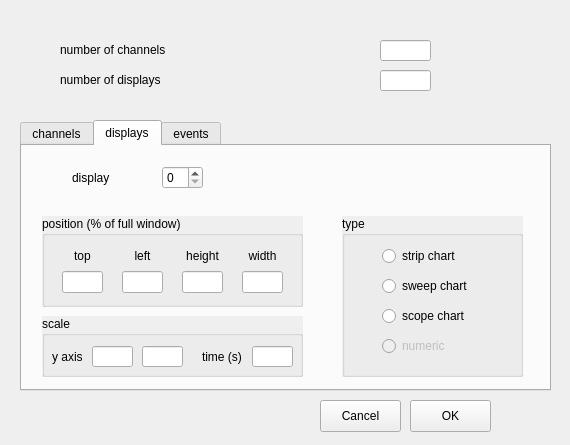
<?xml version="1.0" encoding="UTF-8"?>
<ui version="4.0">
 <class>settings_dialog</class>
 <widget class="QDialog" name="settings_dialog">
  <property name="geometry">
   <rect>
    <x>0</x>
    <y>0</y>
    <width>570</width>
    <height>445</height>
   </rect>
  </property>
  <property name="windowTitle">
   <string>physiomon settings</string>
  </property>
  <property name="autoFillBackground">
   <bool>false</bool>
  </property>
  <widget class="QLineEdit" name="numchan">
   <property name="geometry">
    <rect>
     <x>380</x>
     <y>40</y>
     <width>51</width>
     <height>21</height>
    </rect>
   </property>
   <property name="toolTip">
    <string>enter the desired number of channels</string>
   </property>
   <property name="alignment">
    <set>Qt::AlignCenter</set>
   </property>
  </widget>
  <widget class="QLineEdit" name="numdisp">
   <property name="geometry">
    <rect>
     <x>380</x>
     <y>70</y>
     <width>51</width>
     <height>21</height>
    </rect>
   </property>
   <property name="toolTip">
    <string>enter the desired number of displays</string>
   </property>
   <property name="alignment">
    <set>Qt::AlignCenter</set>
   </property>
  </widget>
  <widget class="QLabel" name="label">
   <property name="geometry">
    <rect>
     <x>60</x>
     <y>40</y>
     <width>121</width>
     <height>20</height>
    </rect>
   </property>
   <property name="text">
    <string>number of channels</string>
   </property>
  </widget>
  <widget class="QLabel" name="label_2">
   <property name="geometry">
    <rect>
     <x>60</x>
     <y>70</y>
     <width>121</width>
     <height>20</height>
    </rect>
   </property>
   <property name="text">
    <string>number of displays</string>
   </property>
  </widget>
  <widget class="QTabWidget" name="tabWidget">
   <property name="enabled">
    <bool>true</bool>
   </property>
   <property name="geometry">
    <rect>
     <x>20</x>
     <y>120</y>
     <width>531</width>
     <height>271</height>
    </rect>
   </property>
   <property name="tabPosition">
    <enum>QTabWidget::North</enum>
   </property>
   <property name="tabShape">
    <enum>QTabWidget::Rounded</enum>
   </property>
   <property name="currentIndex">
    <number>1</number>
   </property>
   <property name="elideMode">
    <enum>Qt::ElideRight</enum>
   </property>
   <widget class="QWidget" name="channels">
    <attribute name="title">
     <string>channels</string>
    </attribute>
    <widget class="QGroupBox" name="groupBox">
     <property name="geometry">
      <rect>
       <x>260</x>
       <y>50</y>
       <width>241</width>
       <height>121</height>
      </rect>
     </property>
     <property name="autoFillBackground">
      <bool>true</bool>
     </property>
     <property name="title">
      <string>type signal</string>
     </property>
     <property name="flat">
      <bool>false</bool>
     </property>
     <widget class="QRadioButton" name="channelAnalog_rb">
      <property name="geometry">
       <rect>
        <x>60</x>
        <y>30</y>
        <width>181</width>
        <height>20</height>
       </rect>
      </property>
      <property name="toolTip">
       <string>select if the channel is an analog channel</string>
      </property>
      <property name="text">
       <string>analog</string>
      </property>
     </widget>
     <widget class="QRadioButton" name="channelWaveform_rb">
      <property name="enabled">
       <bool>false</bool>
      </property>
      <property name="geometry">
       <rect>
        <x>60</x>
        <y>60</y>
        <width>99</width>
        <height>20</height>
       </rect>
      </property>
      <property name="toolTip">
       <string>select if the channel is a waveform</string>
      </property>
      <property name="text">
       <string>waveform</string>
      </property>
     </widget>
     <widget class="QRadioButton" name="channelNumeric_rb">
      <property name="enabled">
       <bool>false</bool>
      </property>
      <property name="geometry">
       <rect>
        <x>60</x>
        <y>90</y>
        <width>99</width>
        <height>20</height>
       </rect>
      </property>
      <property name="toolTip">
       <string>select if the channel is numeric</string>
      </property>
      <property name="text">
       <string>numeric</string>
      </property>
     </widget>
    </widget>
    <widget class="QWidget" name="layoutWidget">
     <property name="geometry">
      <rect>
       <x>50</x>
       <y>20</y>
       <width>131</width>
       <height>23</height>
      </rect>
     </property>
     <layout class="QHBoxLayout" name="horizontalLayout">
      <item>
       <widget class="QLabel" name="label_3">
        <property name="text">
         <string>channel</string>
        </property>
       </widget>
      </item>
      <item>
       <spacer name="horizontalSpacer">
        <property name="orientation">
         <enum>Qt::Horizontal</enum>
        </property>
        <property name="sizeHint" stdset="0">
         <size>
          <width>28</width>
          <height>20</height>
         </size>
        </property>
       </spacer>
      </item>
      <item>
       <widget class="QSpinBox" name="channelSelected">
        <property name="toolTip">
         <string>select the desired channel to edit</string>
        </property>
       </widget>
      </item>
     </layout>
    </widget>
    <widget class="QWidget" name="layoutWidget">
     <property name="geometry">
      <rect>
       <x>30</x>
       <y>80</y>
       <width>196</width>
       <height>23</height>
      </rect>
     </property>
     <layout class="QHBoxLayout" name="horizontalLayout_2">
      <item>
       <widget class="QLabel" name="label_4">
        <property name="text">
         <string>name</string>
        </property>
       </widget>
      </item>
      <item>
       <spacer name="horizontalSpacer_2">
        <property name="orientation">
         <enum>Qt::Horizontal</enum>
        </property>
        <property name="sizeHint" stdset="0">
         <size>
          <width>18</width>
          <height>20</height>
         </size>
        </property>
       </spacer>
      </item>
      <item>
       <widget class="QLineEdit" name="channelName">
        <property name="toolTip">
         <string>enter the channel name</string>
        </property>
       </widget>
      </item>
     </layout>
    </widget>
    <widget class="QWidget" name="layoutWidget">
     <property name="geometry">
      <rect>
       <x>30</x>
       <y>140</y>
       <width>194</width>
       <height>23</height>
      </rect>
     </property>
     <layout class="QHBoxLayout" name="horizontalLayout_3">
      <item>
       <widget class="QLabel" name="label_6">
        <property name="text">
         <string>color</string>
        </property>
       </widget>
      </item>
      <item>
       <spacer name="horizontalSpacer_4">
        <property name="orientation">
         <enum>Qt::Horizontal</enum>
        </property>
        <property name="sizeHint" stdset="0">
         <size>
          <width>18</width>
          <height>20</height>
         </size>
        </property>
       </spacer>
      </item>
      <item>
       <widget class="QLineEdit" name="channelColor">
        <property name="enabled">
         <bool>false</bool>
        </property>
       </widget>
      </item>
     </layout>
    </widget>
    <widget class="QWidget" name="layoutWidget">
     <property name="geometry">
      <rect>
       <x>30</x>
       <y>110</y>
       <width>193</width>
       <height>23</height>
      </rect>
     </property>
     <layout class="QHBoxLayout" name="horizontalLayout_4">
      <item>
       <widget class="QLabel" name="label_5">
        <property name="text">
         <string>units</string>
        </property>
       </widget>
      </item>
      <item>
       <spacer name="horizontalSpacer_3">
        <property name="orientation">
         <enum>Qt::Horizontal</enum>
        </property>
        <property name="sizeHint" stdset="0">
         <size>
          <width>18</width>
          <height>20</height>
         </size>
        </property>
       </spacer>
      </item>
      <item>
       <widget class="QLineEdit" name="channelUnit">
        <property name="enabled">
         <bool>false</bool>
        </property>
       </widget>
      </item>
     </layout>
    </widget>
    <widget class="QWidget" name="layoutWidget">
     <property name="geometry">
      <rect>
       <x>26</x>
       <y>190</y>
       <width>191</width>
       <height>30</height>
      </rect>
     </property>
     <layout class="QHBoxLayout" name="horizontalLayout_5">
      <item>
       <widget class="QLabel" name="label_7">
        <property name="text">
         <string>display</string>
        </property>
       </widget>
      </item>
      <item>
       <spacer name="horizontalSpacer_5">
        <property name="orientation">
         <enum>Qt::Horizontal</enum>
        </property>
        <property name="sizeHint" stdset="0">
         <size>
          <width>98</width>
          <height>20</height>
         </size>
        </property>
       </spacer>
      </item>
      <item>
       <widget class="QSpinBox" name="channelDisplaySelected">
        <property name="toolTip">
         <string>select the display to to shwo the data for this channel</string>
        </property>
        <property name="autoFillBackground">
         <bool>true</bool>
        </property>
       </widget>
      </item>
     </layout>
    </widget>
    <widget class="QWidget" name="layoutWidget">
     <property name="geometry">
      <rect>
       <x>260</x>
       <y>190</y>
       <width>234</width>
       <height>32</height>
      </rect>
     </property>
     <layout class="QHBoxLayout" name="horizontalLayout_6">
      <item>
       <widget class="QLabel" name="label_8">
        <property name="text">
         <string>select signal</string>
        </property>
        <property name="alignment">
         <set>Qt::AlignCenter</set>
        </property>
       </widget>
      </item>
      <item>
       <widget class="QComboBox" name="channelSignalSelect">
        <property name="minimumSize">
         <size>
          <width>131</width>
          <height>0</height>
         </size>
        </property>
        <property name="toolTip">
         <string>select the input for the channel</string>
        </property>
        <property name="autoFillBackground">
         <bool>false</bool>
        </property>
        <property name="frame">
         <bool>true</bool>
        </property>
       </widget>
      </item>
     </layout>
    </widget>
   </widget>
   <widget class="QWidget" name="displays">
    <attribute name="title">
     <string>displays</string>
    </attribute>
    <widget class="QGroupBox" name="groupBox_2">
     <property name="geometry">
      <rect>
       <x>20</x>
       <y>70</y>
       <width>261</width>
       <height>91</height>
      </rect>
     </property>
     <property name="autoFillBackground">
      <bool>true</bool>
     </property>
     <property name="title">
      <string>position (% of full window)</string>
     </property>
     <property name="flat">
      <bool>false</bool>
     </property>
     <widget class="QWidget" name="layoutWidget_2">
      <property name="geometry">
       <rect>
        <x>80</x>
        <y>30</y>
        <width>41</width>
        <height>47</height>
       </rect>
      </property>
      <layout class="QVBoxLayout" name="verticalLayout_4">
       <item>
        <widget class="QLabel" name="label_13">
         <property name="text">
          <string>left</string>
         </property>
         <property name="alignment">
          <set>Qt::AlignCenter</set>
         </property>
        </widget>
       </item>
       <item>
        <widget class="QLineEdit" name="displayLeft">
         <property name="toolTip">
          <string>enter the left positon of the display</string>
         </property>
         <property name="alignment">
          <set>Qt::AlignCenter</set>
         </property>
        </widget>
       </item>
      </layout>
     </widget>
     <widget class="QWidget" name="layoutWidget_3">
      <property name="geometry">
       <rect>
        <x>140</x>
        <y>30</y>
        <width>41</width>
        <height>47</height>
       </rect>
      </property>
      <layout class="QVBoxLayout" name="verticalLayout_5">
       <item>
        <widget class="QLabel" name="label_14">
         <property name="text">
          <string>height</string>
         </property>
         <property name="alignment">
          <set>Qt::AlignCenter</set>
         </property>
        </widget>
       </item>
       <item>
        <widget class="QLineEdit" name="displayHeight">
         <property name="toolTip">
          <string>enter the height of the display</string>
         </property>
         <property name="alignment">
          <set>Qt::AlignCenter</set>
         </property>
        </widget>
       </item>
      </layout>
     </widget>
     <widget class="QWidget" name="layoutWidget_4">
      <property name="geometry">
       <rect>
        <x>200</x>
        <y>30</y>
        <width>41</width>
        <height>47</height>
       </rect>
      </property>
      <layout class="QVBoxLayout" name="verticalLayout_6">
       <item>
        <widget class="QLabel" name="label_15">
         <property name="text">
          <string>width</string>
         </property>
         <property name="alignment">
          <set>Qt::AlignCenter</set>
         </property>
        </widget>
       </item>
       <item>
        <widget class="QLineEdit" name="displayWidth">
         <property name="toolTip">
          <string>enter the width of the display</string>
         </property>
         <property name="alignment">
          <set>Qt::AlignCenter</set>
         </property>
        </widget>
       </item>
      </layout>
     </widget>
     <widget class="QWidget" name="layoutWidget">
      <property name="geometry">
       <rect>
        <x>20</x>
        <y>30</y>
        <width>41</width>
        <height>47</height>
       </rect>
      </property>
      <layout class="QVBoxLayout" name="verticalLayout">
       <item>
        <widget class="QLabel" name="label_10">
         <property name="text">
          <string>top</string>
         </property>
         <property name="alignment">
          <set>Qt::AlignCenter</set>
         </property>
        </widget>
       </item>
       <item>
        <widget class="QLineEdit" name="displayTop">
         <property name="toolTip">
          <string>enter the top position</string>
         </property>
         <property name="alignment">
          <set>Qt::AlignCenter</set>
         </property>
        </widget>
       </item>
      </layout>
     </widget>
    </widget>
    <widget class="QGroupBox" name="groupBox_3">
     <property name="geometry">
      <rect>
       <x>20</x>
       <y>170</y>
       <width>261</width>
       <height>61</height>
      </rect>
     </property>
     <property name="autoFillBackground">
      <bool>true</bool>
     </property>
     <property name="title">
      <string>scale</string>
     </property>
     <property name="flat">
      <bool>false</bool>
     </property>
     <widget class="QLineEdit" name="displayYmin">
      <property name="geometry">
       <rect>
        <x>50</x>
        <y>30</y>
        <width>41</width>
        <height>21</height>
       </rect>
      </property>
      <property name="toolTip">
       <string>enter the minimum value for the y-axis</string>
      </property>
      <property name="alignment">
       <set>Qt::AlignCenter</set>
      </property>
     </widget>
     <widget class="QLineEdit" name="displayYmax">
      <property name="geometry">
       <rect>
        <x>100</x>
        <y>30</y>
        <width>41</width>
        <height>21</height>
       </rect>
      </property>
      <property name="toolTip">
       <string>enter the maximum value on the y-axis</string>
      </property>
      <property name="alignment">
       <set>Qt::AlignCenter</set>
      </property>
     </widget>
     <widget class="QLineEdit" name="displayXaxis">
      <property name="geometry">
       <rect>
        <x>210</x>
        <y>30</y>
        <width>41</width>
        <height>21</height>
       </rect>
      </property>
      <property name="toolTip">
       <string>enter the time scale (x-axis) of the display</string>
      </property>
      <property name="alignment">
       <set>Qt::AlignCenter</set>
      </property>
     </widget>
     <widget class="QLabel" name="label_16">
      <property name="geometry">
       <rect>
        <x>160</x>
        <y>20</y>
        <width>51</width>
        <height>41</height>
       </rect>
      </property>
      <property name="text">
       <string>time (s)</string>
      </property>
     </widget>
     <widget class="QLabel" name="label_17">
      <property name="geometry">
       <rect>
        <x>10</x>
        <y>20</y>
        <width>51</width>
        <height>41</height>
       </rect>
      </property>
      <property name="text">
       <string>y axis</string>
      </property>
     </widget>
    </widget>
    <widget class="QGroupBox" name="groupBox_4">
     <property name="geometry">
      <rect>
       <x>320</x>
       <y>70</y>
       <width>181</width>
       <height>161</height>
      </rect>
     </property>
     <property name="autoFillBackground">
      <bool>true</bool>
     </property>
     <property name="title">
      <string>type</string>
     </property>
     <widget class="QRadioButton" name="displayStripChart_rb">
      <property name="geometry">
       <rect>
        <x>40</x>
        <y>30</y>
        <width>99</width>
        <height>20</height>
       </rect>
      </property>
      <property name="toolTip">
       <string>select strip chart if you want it like a paper recorder</string>
      </property>
      <property name="text">
       <string>strip chart</string>
      </property>
     </widget>
     <widget class="QRadioButton" name="displaySweepChart_rb">
      <property name="geometry">
       <rect>
        <x>40</x>
        <y>60</y>
        <width>99</width>
        <height>20</height>
       </rect>
      </property>
      <property name="toolTip">
       <string>select sweep schart if the display should be cleared at the end</string>
      </property>
      <property name="text">
       <string>sweep chart</string>
      </property>
     </widget>
     <widget class="QRadioButton" name="displayScopeChart_rb">
      <property name="geometry">
       <rect>
        <x>40</x>
        <y>90</y>
        <width>99</width>
        <height>20</height>
       </rect>
      </property>
      <property name="toolTip">
       <string>select scope chart if you want the display like an oscilloscope</string>
      </property>
      <property name="text">
       <string>scope chart</string>
      </property>
     </widget>
     <widget class="QRadioButton" name="displayNumeric_rb">
      <property name="enabled">
       <bool>false</bool>
      </property>
      <property name="geometry">
       <rect>
        <x>40</x>
        <y>120</y>
        <width>99</width>
        <height>20</height>
       </rect>
      </property>
      <property name="toolTip">
       <string>select numeric if you want only a numeric on the display</string>
      </property>
      <property name="text">
       <string>numeric</string>
      </property>
     </widget>
    </widget>
    <widget class="QWidget" name="layoutWidget">
     <property name="geometry">
      <rect>
       <x>50</x>
       <y>20</y>
       <width>131</width>
       <height>23</height>
      </rect>
     </property>
     <layout class="QHBoxLayout" name="horizontalLayout_7">
      <item>
       <widget class="QLabel" name="label_9">
        <property name="text">
         <string>display</string>
        </property>
       </widget>
      </item>
      <item>
       <spacer name="horizontalSpacer_7">
        <property name="orientation">
         <enum>Qt::Horizontal</enum>
        </property>
        <property name="sizeHint" stdset="0">
         <size>
          <width>28</width>
          <height>20</height>
         </size>
        </property>
       </spacer>
      </item>
      <item>
       <widget class="QSpinBox" name="displaySelected">
        <property name="toolTip">
         <string>select the display to edit</string>
        </property>
       </widget>
      </item>
     </layout>
    </widget>
   </widget>
   <widget class="QWidget" name="events">
    <attribute name="title">
     <string>events</string>
    </attribute>
    <widget class="QWidget" name="layoutWidget_17">
     <property name="geometry">
      <rect>
       <x>20</x>
       <y>70</y>
       <width>485</width>
       <height>23</height>
      </rect>
     </property>
     <layout class="QHBoxLayout" name="horizontalLayout_23">
      <item>
       <widget class="QLabel" name="label_55">
        <property name="text">
         <string>2</string>
        </property>
       </widget>
      </item>
      <item>
       <spacer name="horizontalSpacer_8">
        <property name="orientation">
         <enum>Qt::Horizontal</enum>
        </property>
        <property name="sizeHint" stdset="0">
         <size>
          <width>13</width>
          <height>20</height>
         </size>
        </property>
       </spacer>
      </item>
      <item>
       <widget class="QLineEdit" name="event02">
        <property name="minimumSize">
         <size>
          <width>201</width>
          <height>0</height>
         </size>
        </property>
        <property name="toolTip">
         <string>enter a text for this event</string>
        </property>
       </widget>
      </item>
      <item>
       <spacer name="horizontalSpacer_24">
        <property name="orientation">
         <enum>Qt::Horizontal</enum>
        </property>
        <property name="sizeHint" stdset="0">
         <size>
          <width>17</width>
          <height>20</height>
         </size>
        </property>
       </spacer>
      </item>
      <item>
       <widget class="QLabel" name="label_56">
        <property name="text">
         <string> 7</string>
        </property>
       </widget>
      </item>
      <item>
       <spacer name="horizontalSpacer_10">
        <property name="orientation">
         <enum>Qt::Horizontal</enum>
        </property>
        <property name="sizeHint" stdset="0">
         <size>
          <width>13</width>
          <height>20</height>
         </size>
        </property>
       </spacer>
      </item>
      <item>
       <widget class="QLineEdit" name="event07">
        <property name="minimumSize">
         <size>
          <width>201</width>
          <height>0</height>
         </size>
        </property>
        <property name="toolTip">
         <string>enter a text for this event</string>
        </property>
       </widget>
      </item>
     </layout>
    </widget>
    <widget class="QWidget" name="layoutWidget_30">
     <property name="geometry">
      <rect>
       <x>20</x>
       <y>110</y>
       <width>485</width>
       <height>23</height>
      </rect>
     </property>
     <layout class="QHBoxLayout" name="horizontalLayout_24">
      <item>
       <widget class="QLabel" name="label_59">
        <property name="text">
         <string>3</string>
        </property>
       </widget>
      </item>
      <item>
       <spacer name="horizontalSpacer_12">
        <property name="orientation">
         <enum>Qt::Horizontal</enum>
        </property>
        <property name="sizeHint" stdset="0">
         <size>
          <width>13</width>
          <height>20</height>
         </size>
        </property>
       </spacer>
      </item>
      <item>
       <widget class="QLineEdit" name="event03">
        <property name="minimumSize">
         <size>
          <width>201</width>
          <height>0</height>
         </size>
        </property>
        <property name="toolTip">
         <string>enter a text for this event</string>
        </property>
       </widget>
      </item>
      <item>
       <spacer name="horizontalSpacer_35">
        <property name="orientation">
         <enum>Qt::Horizontal</enum>
        </property>
        <property name="sizeHint" stdset="0">
         <size>
          <width>17</width>
          <height>20</height>
         </size>
        </property>
       </spacer>
      </item>
      <item>
       <widget class="QLabel" name="label_60">
        <property name="text">
         <string> 8</string>
        </property>
       </widget>
      </item>
      <item>
       <spacer name="horizontalSpacer_11">
        <property name="orientation">
         <enum>Qt::Horizontal</enum>
        </property>
        <property name="sizeHint" stdset="0">
         <size>
          <width>13</width>
          <height>20</height>
         </size>
        </property>
       </spacer>
      </item>
      <item>
       <widget class="QLineEdit" name="event08">
        <property name="minimumSize">
         <size>
          <width>201</width>
          <height>0</height>
         </size>
        </property>
        <property name="toolTip">
         <string>enter a text for this event</string>
        </property>
       </widget>
      </item>
     </layout>
    </widget>
    <widget class="QWidget" name="layoutWidget_31">
     <property name="geometry">
      <rect>
       <x>20</x>
       <y>150</y>
       <width>485</width>
       <height>23</height>
      </rect>
     </property>
     <layout class="QHBoxLayout" name="horizontalLayout_35">
      <item>
       <widget class="QLabel" name="label_61">
        <property name="text">
         <string>4</string>
        </property>
       </widget>
      </item>
      <item>
       <spacer name="horizontalSpacer_14">
        <property name="orientation">
         <enum>Qt::Horizontal</enum>
        </property>
        <property name="sizeHint" stdset="0">
         <size>
          <width>13</width>
          <height>20</height>
         </size>
        </property>
       </spacer>
      </item>
      <item>
       <widget class="QLineEdit" name="event04">
        <property name="minimumSize">
         <size>
          <width>201</width>
          <height>0</height>
         </size>
        </property>
        <property name="toolTip">
         <string>enter a text for this event</string>
        </property>
       </widget>
      </item>
      <item>
       <spacer name="horizontalSpacer_36">
        <property name="orientation">
         <enum>Qt::Horizontal</enum>
        </property>
        <property name="sizeHint" stdset="0">
         <size>
          <width>17</width>
          <height>20</height>
         </size>
        </property>
       </spacer>
      </item>
      <item>
       <widget class="QLabel" name="label_62">
        <property name="text">
         <string> 9</string>
        </property>
       </widget>
      </item>
      <item>
       <spacer name="horizontalSpacer_13">
        <property name="orientation">
         <enum>Qt::Horizontal</enum>
        </property>
        <property name="sizeHint" stdset="0">
         <size>
          <width>13</width>
          <height>20</height>
         </size>
        </property>
       </spacer>
      </item>
      <item>
       <widget class="QLineEdit" name="event09">
        <property name="minimumSize">
         <size>
          <width>201</width>
          <height>0</height>
         </size>
        </property>
        <property name="toolTip">
         <string>enter a text for this event</string>
        </property>
       </widget>
      </item>
     </layout>
    </widget>
    <widget class="QWidget" name="layoutWidget_32">
     <property name="geometry">
      <rect>
       <x>20</x>
       <y>190</y>
       <width>485</width>
       <height>23</height>
      </rect>
     </property>
     <layout class="QHBoxLayout" name="horizontalLayout_36">
      <item>
       <widget class="QLabel" name="label_63">
        <property name="text">
         <string>5</string>
        </property>
       </widget>
      </item>
      <item>
       <spacer name="horizontalSpacer_16">
        <property name="orientation">
         <enum>Qt::Horizontal</enum>
        </property>
        <property name="sizeHint" stdset="0">
         <size>
          <width>13</width>
          <height>20</height>
         </size>
        </property>
       </spacer>
      </item>
      <item>
       <widget class="QLineEdit" name="event10">
        <property name="minimumSize">
         <size>
          <width>201</width>
          <height>0</height>
         </size>
        </property>
        <property name="toolTip">
         <string>enter a text for this event</string>
        </property>
       </widget>
      </item>
      <item>
       <spacer name="horizontalSpacer_37">
        <property name="orientation">
         <enum>Qt::Horizontal</enum>
        </property>
        <property name="sizeHint" stdset="0">
         <size>
          <width>17</width>
          <height>20</height>
         </size>
        </property>
       </spacer>
      </item>
      <item>
       <widget class="QLabel" name="label_64">
        <property name="text">
         <string>10</string>
        </property>
       </widget>
      </item>
      <item>
       <spacer name="horizontalSpacer_15">
        <property name="orientation">
         <enum>Qt::Horizontal</enum>
        </property>
        <property name="sizeHint" stdset="0">
         <size>
          <width>13</width>
          <height>20</height>
         </size>
        </property>
       </spacer>
      </item>
      <item>
       <widget class="QLineEdit" name="event05">
        <property name="minimumSize">
         <size>
          <width>201</width>
          <height>0</height>
         </size>
        </property>
        <property name="toolTip">
         <string>enter a text for this event</string>
        </property>
       </widget>
      </item>
     </layout>
    </widget>
    <widget class="QWidget" name="layoutWidget">
     <property name="geometry">
      <rect>
       <x>20</x>
       <y>30</y>
       <width>485</width>
       <height>23</height>
      </rect>
     </property>
     <layout class="QHBoxLayout" name="horizontalLayout_8">
      <item>
       <widget class="QLabel" name="label_18">
        <property name="text">
         <string>1</string>
        </property>
       </widget>
      </item>
      <item>
       <spacer name="horizontalSpacer_6">
        <property name="orientation">
         <enum>Qt::Horizontal</enum>
        </property>
        <property name="sizeHint" stdset="0">
         <size>
          <width>13</width>
          <height>20</height>
         </size>
        </property>
       </spacer>
      </item>
      <item>
       <widget class="QLineEdit" name="event01">
        <property name="minimumSize">
         <size>
          <width>201</width>
          <height>0</height>
         </size>
        </property>
        <property name="toolTip">
         <string>enter a text for this event</string>
        </property>
       </widget>
      </item>
      <item>
       <spacer name="horizontalSpacer_23">
        <property name="orientation">
         <enum>Qt::Horizontal</enum>
        </property>
        <property name="sizeHint" stdset="0">
         <size>
          <width>17</width>
          <height>20</height>
         </size>
        </property>
       </spacer>
      </item>
      <item>
       <widget class="QLabel" name="label_39">
        <property name="text">
         <string> 6</string>
        </property>
       </widget>
      </item>
      <item>
       <spacer name="horizontalSpacer_9">
        <property name="orientation">
         <enum>Qt::Horizontal</enum>
        </property>
        <property name="sizeHint" stdset="0">
         <size>
          <width>13</width>
          <height>20</height>
         </size>
        </property>
       </spacer>
      </item>
      <item>
       <widget class="QLineEdit" name="event06">
        <property name="minimumSize">
         <size>
          <width>201</width>
          <height>0</height>
         </size>
        </property>
        <property name="toolTip">
         <string>enter a text for this event</string>
        </property>
       </widget>
      </item>
     </layout>
    </widget>
   </widget>
  </widget>
  <widget class="QPushButton" name="okButton">
   <property name="geometry">
    <rect>
     <x>410</x>
     <y>400</y>
     <width>81</width>
     <height>32</height>
    </rect>
   </property>
   <property name="toolTip">
    <string>exit the dialog box and save changes</string>
   </property>
   <property name="text">
    <string>OK</string>
   </property>
   <property name="autoDefault">
    <bool>false</bool>
   </property>
  </widget>
  <widget class="QPushButton" name="cancelButton">
   <property name="geometry">
    <rect>
     <x>320</x>
     <y>400</y>
     <width>81</width>
     <height>32</height>
    </rect>
   </property>
   <property name="toolTip">
    <string>exit dialog box without save changes</string>
   </property>
   <property name="text">
    <string>Cancel</string>
   </property>
   <property name="autoDefault">
    <bool>false</bool>
   </property>
  </widget>
 </widget>
 <resources/>
 <connections/>
</ui>
